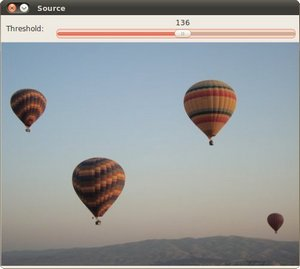
//> input picture DisplayImage/Ballon.jpg, 300 x 269 px
$ ./affine ../Ballon.jpg   (built with g++ and OpenCV 4)
//> lines starting //> are read from the running program, lines starting //| are printed output that depends on the picture
#include <opencv2/imgproc/imgproc.hpp>
#include <opencv2/highgui/highgui.hpp>

#include <iostream>
#include <string>
#include <vector>

using namespace std;
using namespace cv;

//global variables
string src_window = "src window";
string warp_window = "warp";
string warp_rotate_window = "warp rotate";

int main(int argc, char** argv)
{
	Mat src,warp_dst,warp_rotate_dst;
	Mat warp_mat(2,3,CV_32FC1);
	Mat rot_mat(2,3,CV_32FC1);
	//Point2f srcTri[3],dstTri[3];
	vector<Point2f> srcTri(3),dstTri(3);
	src = imread(argv[1]);
//> src is the input picture: 269 rows x 300 cols, CV_8UC3; mean B, G, R 157.4, 156.9, 154.1
	if (!src.data)
		return -1;

	warp_dst = Mat::zeros(src.rows,src.cols,src.type());
	srcTri[0] = Point2f(0,0);
	srcTri[1] = Point2f(src.cols-1,0);
	srcTri[2] = Point2f(0,src.rows-1);

	dstTri[0] = Point2f(src.cols*0.0,src.rows*0.22);
	dstTri[1] = Point2f(src.cols*0.85,src.rows*0.25);
	dstTri[2] = Point2f(src.cols*0.15,src.rows*0.7);

	//Get the affine transform
	warp_mat = getAffineTransform(srcTri,dstTri);

	//Apply the afifine tranform to the dst
	warpAffine(src,warp_dst,warp_mat,src.size());
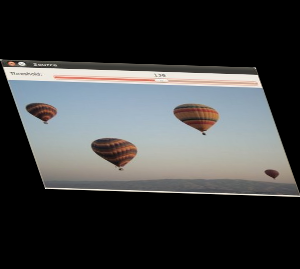
//> warp_dst: 269 rows x 300 cols, CV_8UC3; mean B, G, R 64, 63.8, 62.6

	//Set the rotation parameters
	Point center = Point(warp_dst.cols/2,warp_dst.rows/2);
//> center = Point(150, 134)
	double angle = 50;
	double scale = 0.6;

	rot_mat = getRotationMatrix2D(center,angle,scale);

	warpAffine(warp_dst,warp_rotate_dst,rot_mat,src.size());
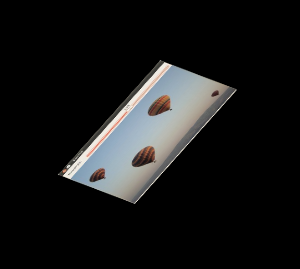
//> warp_rotate_dst: 269 rows x 300 cols, CV_8UC3; mean B, G, R 23, 23, 22.5

	//show the images
	namedWindow(src_window,CV_WINDOW_AUTOSIZE);
	imshow(src_window,src);

	namedWindow(warp_window,CV_WINDOW_AUTOSIZE);
	imshow(warp_window,warp_dst);

	namedWindow(warp_rotate_window,CV_WINDOW_AUTOSIZE);
	imshow(warp_rotate_window,warp_rotate_dst);

	waitKey(0);
	return -1;
}
